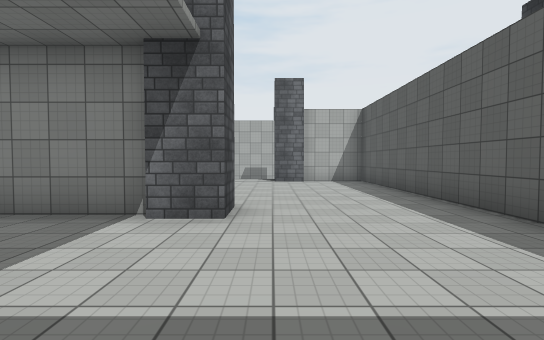
[1] (above)

24 first-person views from a walk through a scene from a Unity 3-D project. The camera is 1.5 m above the floor, tilts 2° down and sees 85° across. The floor is counted in squares, 2 m on a side. Each view is taken from the middle of a square. On the plan, view 1 faces up. The plan holds only what a view shows up to about 10 squares ahead; the rest is blank. The place goes on beyond the plan. The player is left out. Surface patterns are stand-ins for the level's own textures.

[2]
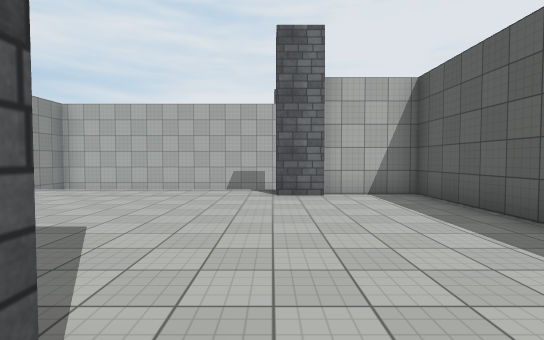

[3]
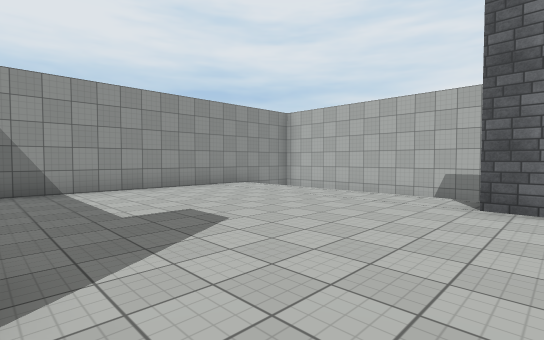

[4]
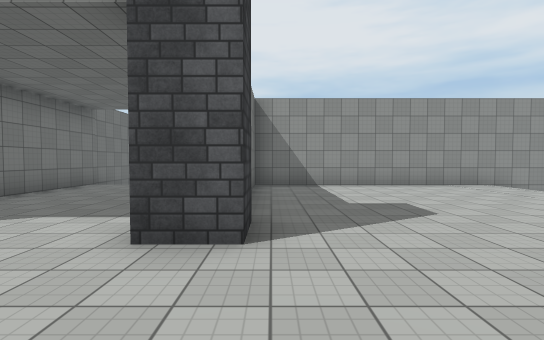

[5]
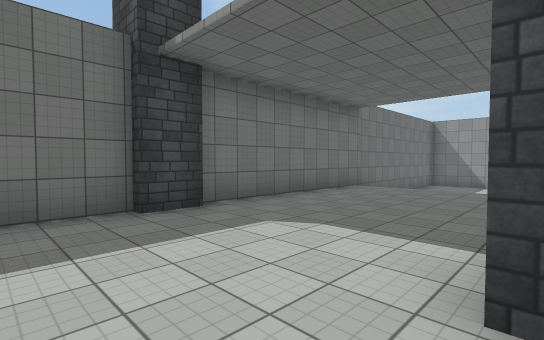

[6]
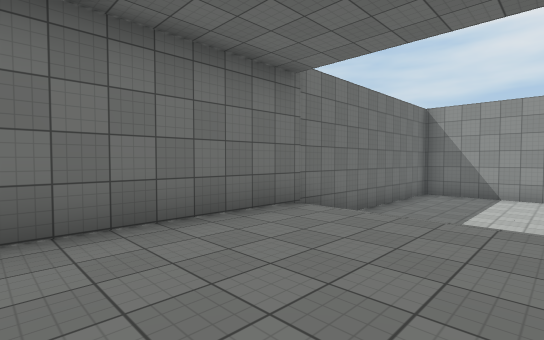

[7]
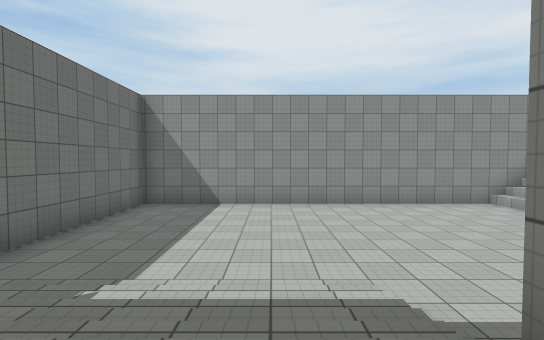

[8]
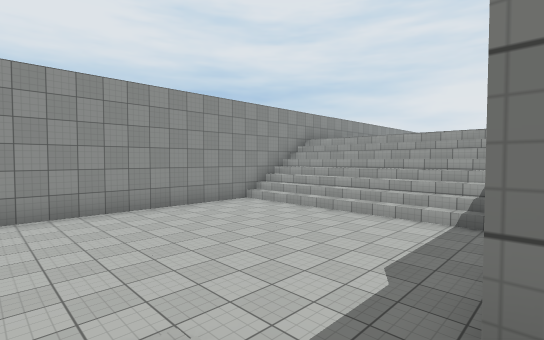

[9]
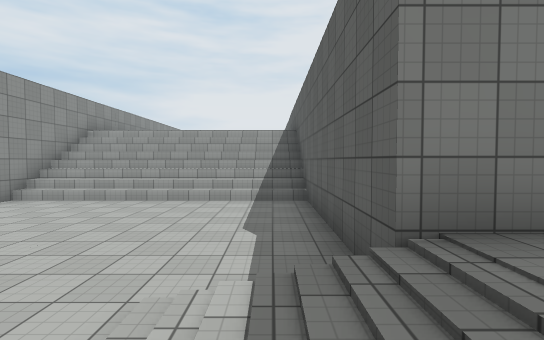

[10]
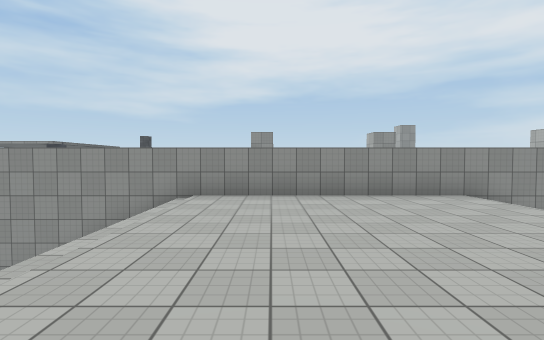

[11]
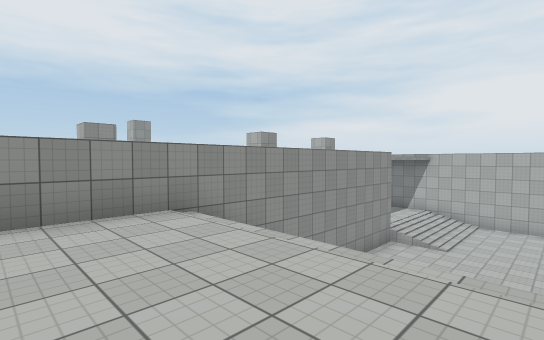

[12]
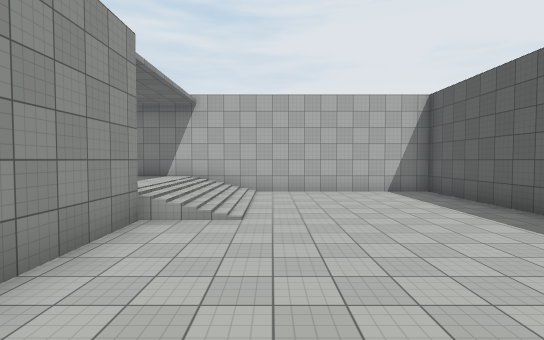

[13]
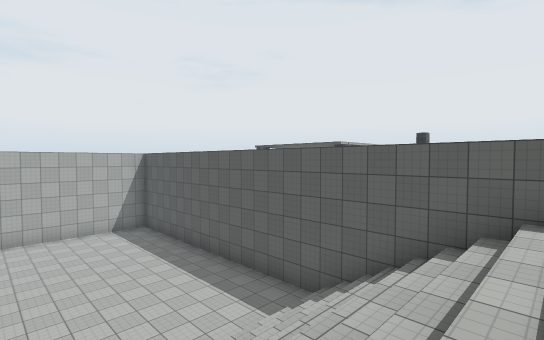

[14]
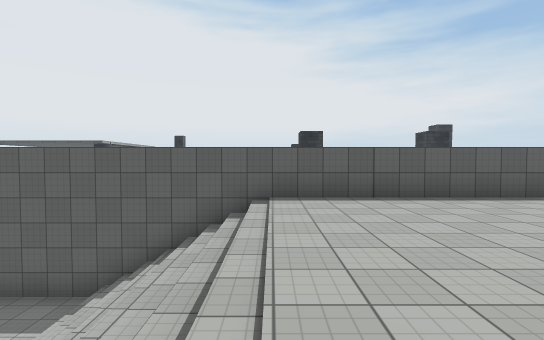

[15]
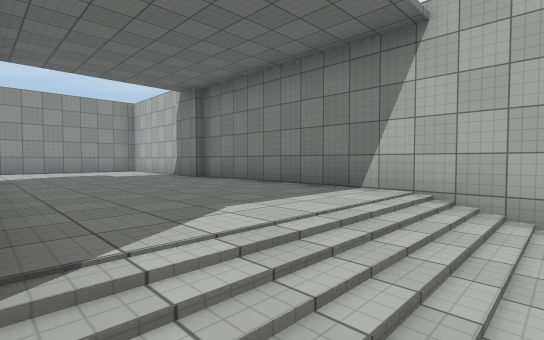

[16]
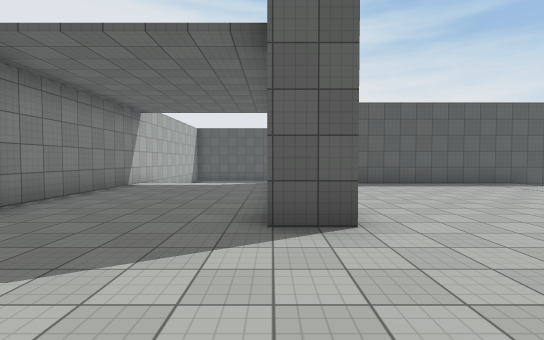

[17]
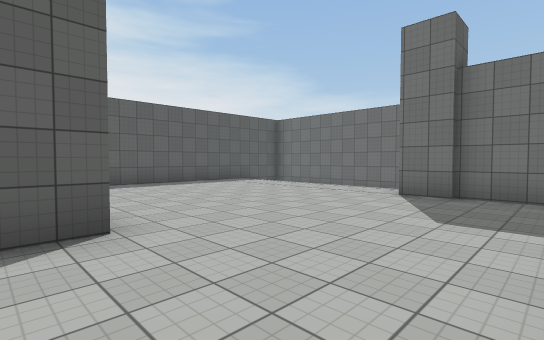

[18]
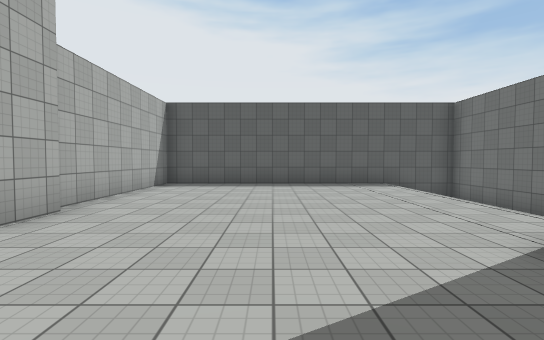

[19]
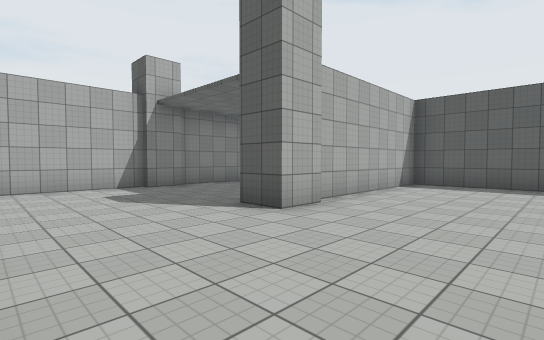

[20]
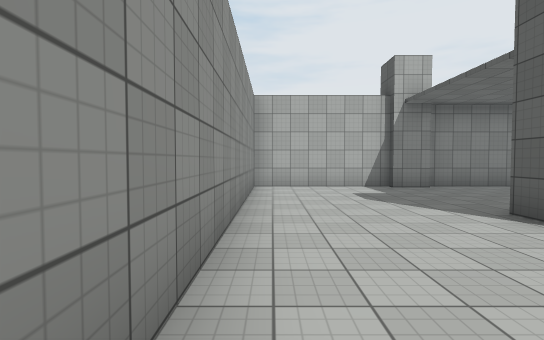

[21]
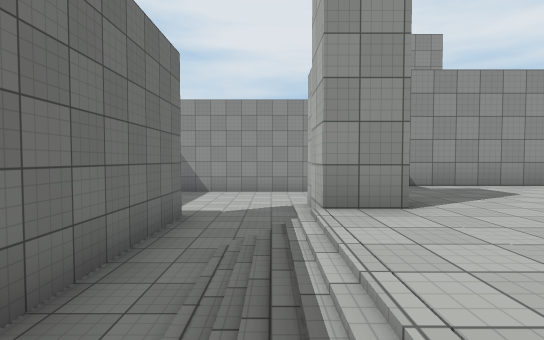

[22]
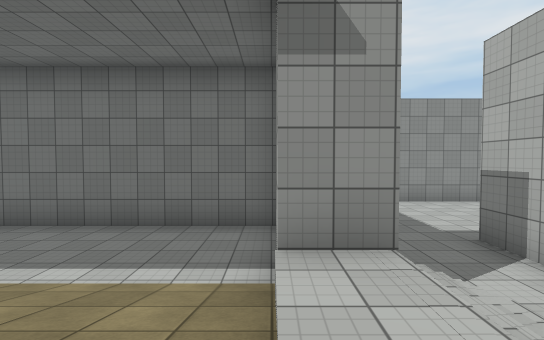

[23]
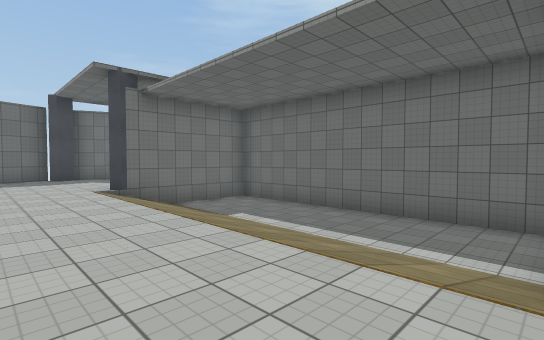

[24]
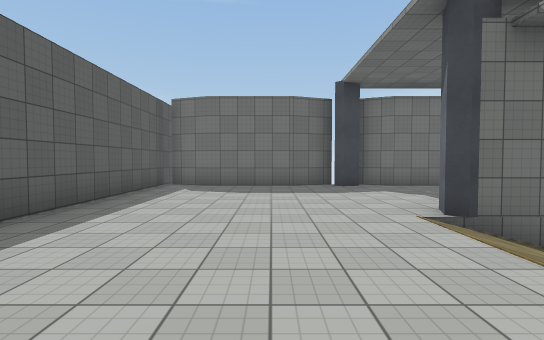

### Floor plan
Key: @ floor where view 1 was taken; # wall or solid block; . main floor; - floor 1 m lower than the main floor; : floor 3 m higher than the main floor; / step, stairs or slope; O other object.
Columns run from 28 left of view 1 to 3 right of it. Each row starts with its distance up from view 1.
 31    ###################
 30    #....#.....//-----#
 29    #..........//-----#
 28    #..........//-----#
 27    #..........//-----#
 26    #....######//-----#
 25    #.........#-------#
 24    #.........#-------#
 23    #.........#-------#
 22    #.........#    ---#
 21    #.........#/ / ///#
 20    #.........#/  ////#
 19 #--####......#/  ////#
 18 #------///// #///////#
 17 #--------    #:::::::#
 16 #----#########:::::::#
 15 #-  ---/     #:::::::#
 14       #//    #:::::::########
 13    #--#//..  #:::::::#
 12    #---//..  #///////#
 11    #---//..  #///////#......OO##
 10    #---//..  #///////#.........#
  9    #---//..  #///////#.........#
  8    #---//... #-------#.........#
  7    #---//....#-------#.........#
  6     ---//....#-------#.........#
  5     ###O/....#-------#.........#
  4        ......#------/######O...#
  3        ......#------//.........
  2       .......#------//.........
  1       .......#------//........
  0      ##########----- /......@.
 -1               #############O##

Positions as (right, up) in squares from view 1, and headings:
1: (0, 0), facing up
2: (0, 4), facing up
3: (1, 5), facing up-left
4: (2, 5), facing left
5: (1, 4), facing down-left
6: (-3, 3), facing down-left
7: (-6, 3), facing left
8: (-7, 3), facing up-left
9: (-8, 2), facing up
10: (-8, 14), facing left
11: (-10, 16), facing up-left
12: (-12, 21), facing up
13: (-12, 18), facing up-right
14: (-13, 18), facing right
15: (-13, 26), facing up-left
16: (-24, 26), facing right
17: (-24, 26), facing down-right
18: (-24, 22), facing right
19: (-24, 22), facing up-right
20: (-24, 22), facing up
21: (-18, 18), facing left
22: (-19, 13), facing left
23: (-18, 13), facing down-left
24: (-18, 9), facing down
